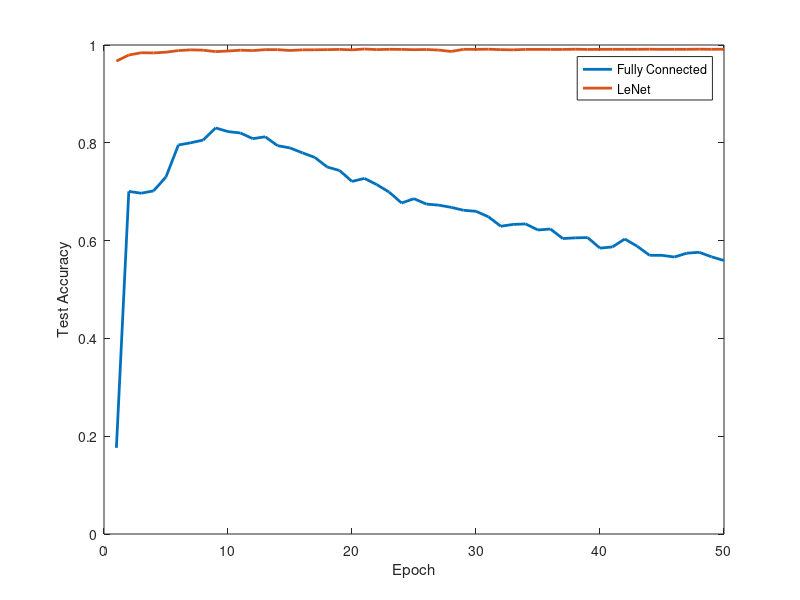
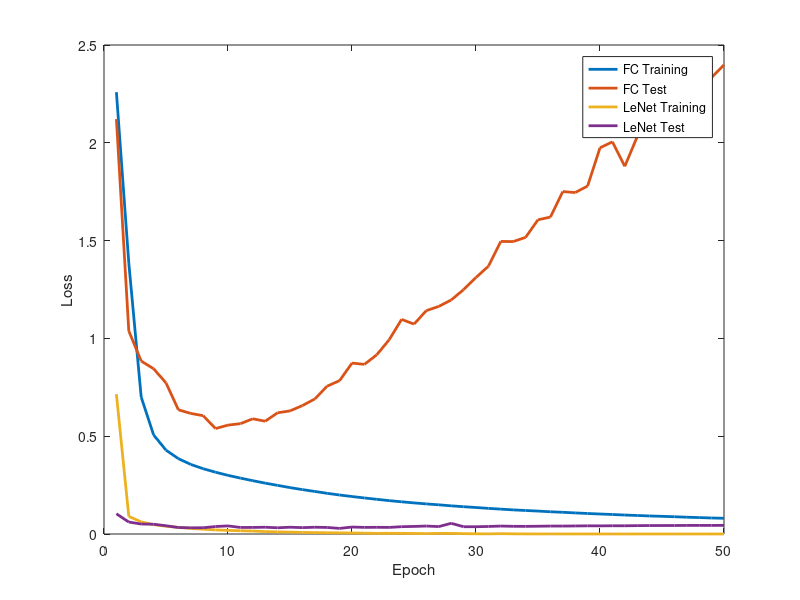

The MATLAB source for these figures, in order:
close all
clear variables
clc
%%
load('my4.mat')
fig1 = figure(1);

plot(FC_accuracy,'linewidth',2);
hold on
plot(Le_accuracy,'linewidth',2);
legend('Training','Test')
xlabel('Epoch')
ylabel('Test Accuracy')
legend('Fully Connected','LeNet')

fig2 = figure(2);

plot(FC_training_loss,'linewidth',2);
hold on
plot(FC_test_loss,'linewidth',2);
plot(Le_training_loss,'linewidth',2);
plot(Le_test_loss,'linewidth',2);
legend('FC Training','FC Test','LeNet Training','LeNet Test')
xlabel('Epoch')
ylabel('Loss')
